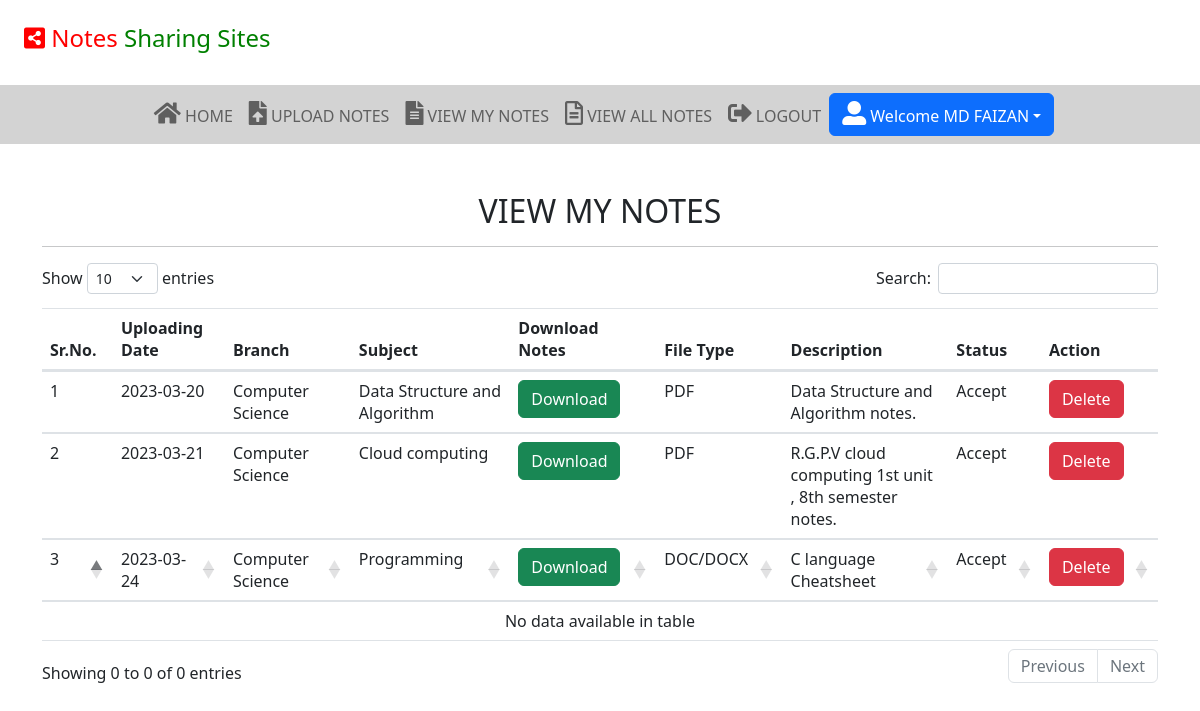
The page /view_mynotes (signed in) on the database its author committed.
### notes/models.py (models this page shows, shortened)
class Notes(models.Model):
    user = models.ForeignKey(User,on_delete=models.CASCADE)
    uploadingdate = models.CharField(max_length=30)
    branch = models.CharField(max_length=30)
    subject = models.CharField(max_length=30)
    notesfile = models.FileField(null=True)
    filetype = models.CharField(max_length=30)
    description = models.CharField(max_length=200,null=True)
    status = models.CharField(max_length=15)

### notes/views.py (the view)
# urls.py: path('view_mynotes', view_mynotes, name='view_mynotes'),
def view_mynotes(request):
    if not request.user.is_authenticated:
        return redirect('user_login')
    user = User.objects.get(id=request.user.id)
    notes = Notes.objects.filter(user=user)
    d = {'notes': notes, }
    return render(request, 'view_mynotes.html', d)

### notes/templates/view_mynotes.html (shortened to what this page needs)
{%extends 'usernavigation.html'%}
{% load static %}
{% block body %}
<link rel="stylesheet" href="https://cdnjs.cloudflare.com/ajax/libs/twitter-bootstrap/5.2.0/css/bootstrap.min.css">
<link rel="stylesheet" href="https://cdn.datatables.net/1.13.4/css/dataTables.bootstrap5.min.css">
<div class="container mt-5">
      <h2 class="text-center"> VIEW MY NOTES</h2>
        <hr>
    <table class="table table=bordered" id="example">
        <thead>
        <tr>
            <th>Sr.No.</th>
            <th>Uploading Date</th>
            <th>Branch</th>
            <th>Subject</th>
            <th>Download Notes</th>
            <th>File Type</th>
            <th>Description</th>
            <th>Status</th>
            <th>Action</th>
        </tr>
         {% for i in notes %}
        <tr>
            <td>{{forloop.counter}}</td>
            <td>{{i.uploadingdate}}</td>
            <td>{{i.branch}}</td>
            <td>{{i.subject}}</td>
            <td><a href="{{i.notesfile.url}}" download><div class="btn btn-success">Download</div></a></td>
            <td>{{i.filetype}}</td>
            <td>{{i.description}}</td>
            <td>{{i.status}}</td>
             <td><a href="{% url 'delete_mynotes' i.id %}" class=" btn btn-danger" onclick="return confirm('Are you Sure to delete?')">Delete</a></td>
        </tr>
        {% endfor %}
        </thead>
    </table>
</div>
{% endblock %}

### notes/templates/usernavigation.html (shortened to what this page needs)
<html lang="en">
<head>
  {% load static%}
  <link rel="stylesheet" href="https://maxcdn.bootstrapcdn.com/bootstrap/4.3.1/css/bootstrap.min.css">
  <link rel="stylesheet" href="https://use.fontawesome.com/releases/v5.6.3/css/all.css"></head>
 <link rel="stylesheet" href="{%static 'css/mystyle.css'%}">
<body>
<H4 style="padding:2%"><span style="color:red"><i class='fas fa-share-alt-square' style='font-size:24px'></i>  Notes </span><span style="color:green">Sharing Sites</span></H4>
<nav class="navbar navbar-expand-sm justify-content-center" style=" background-color:lightgrey" >
<ul class="navbar-nav">
  <li class="navbar-item">
    <a class="nav-link" href="{% url 'profile'%}"><i class='fas fa-home' style='font-size:24px'></i> HOME</a>
  </li>
  <li class="navbar-item">
    <a class="nav-link" href="{% url 'upload_notes'%}"><i class='fas fa-file-upload' style='font-size:24px'></i>
 UPLOAD NOTES</a>
  </li>
  <li class="navbar-item">
    <a class="nav-link" href="{% url 'view_mynotes'%}"><i class='fas fa-file-alt' style='font-size:24px'></i>
 VIEW MY NOTES</a>
  </li>
  <li class="navbar-item">
    <a class="nav-link" href="{% url 'viewallnotes' %}"><i class='far fa-file-alt' style='font-size:24px'></i>
 VIEW ALL NOTES</a>
  </li>
  <li class="navbar-item">
    <a class="nav-link" href="{% url 'logout'%}"><i class='fas fa-sign-out-alt' style='font-size:24px'></i> LOGOUT</a>
  </li>
    <div class="btn-group">
      <button type="button" class="btn btn-primary dropdown-toggle" data-toggle="dropdown"><i class='fas fa-user-alt' style='font-size:24px'></i>
 Welcome {{request.user.first_name}}</button>
    </div>
</ul>
</nav>
</body>
</html>
{% block body %}
{% endblock %}

### notes/static/css/mystyle.css (style rules this page uses)
.nav-link { color:black; }

### rows shown on the page
Notes: uploadingdate "2023-03-20", branch "Computer Science", subject "Data Structure and Algorithm", filetype "PDF", description "Data Structure and Algorithm notes.", status "Accept"
Notes: uploadingdate "2023-03-21", branch "Computer Science", subject "Cloud computing", filetype "PDF", description "R.G.P.V cloud computing 1st unit , 8th semester notes.", status "Accept"
Notes: uploadingdate "2023-03-24", branch "Computer Science", subject "Programming", filetype "DOC/DOCX", description "C language Cheatsheet", status "Accept"

### other values the page prints
{{ request.user.first_name }} "MD FAIZAN"
